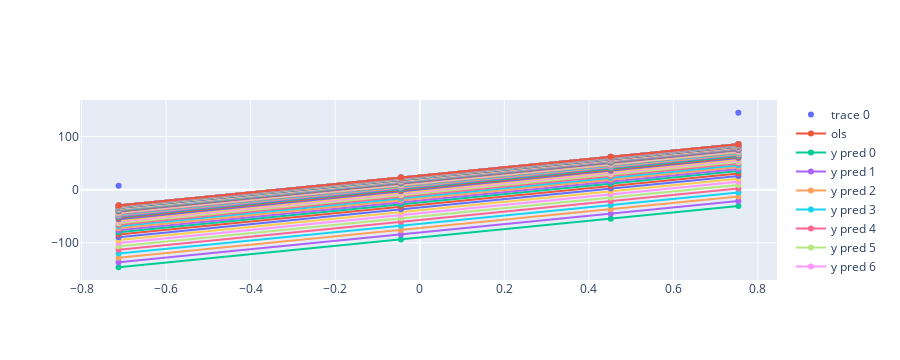

Notebook code cell kept with this figure:
### Code cell
m=78.35
lr = 0.01
b=-100
epochs = 100

fig = go.Figure()
fig.add_trace(go.Scatter(x=x.ravel(),y=y,mode = 'markers'))
fig.add_trace(go.Scatter(x=x.ravel(),y=reg.predict(x),mode = 'markers+lines',name = 'ols'))
for i in range(epochs):
    loss_slope = -2*np.sum(y - m*x.ravel()-b)
    b= b - (lr*loss_slope)
    y_pred = (m*x)+b
    fig.add_trace(go.Scatter(x=x.ravel(),y=y_pred.ravel(),mode = 'markers+lines',name =f'y pred {i}'))
fig.show()

### Figure 1 — Plotly figure (JSON) as saved in the notebook; plotly's stock layout.template omitted (floating-point values rounded to 4 significant figures)
{"data": [{"mode": "markers", "type": "scatter", "x": [-0.7124, 0.4518, -0.0445, 0.7538], "y": [7.218, 16.05, -27.84, 144.4]}, {"mode": "markers+lines", "name": "ols", "type": "scatter", "x": [-0.7124, 0.4518, -0.0445, 0.7538], "y": [-29.66, 61.56, 22.67, 85.22]}, {"mode": "markers+lines", "name": "y pred 0", "type": "scatter", "x": [-0.7124, 0.4518, -0.0445, 0.7538], "y": [-145.7, -54.51, -93.39, -30.85]}, {"mode": "markers+lines", "name": "y pred 1", "type": "scatter", "x": [-0.7124, 0.4518, -0.0445, 0.7538], "y": [-136.4, -45.22, -84.11, -21.56]}, {"mode": "markers+lines", "name": "y pred 2", "type": "scatter", "x": [-0.7124, 0.4518, -0.0445, 0.7538], "y": [-127.9, -36.68, -75.57, -13.02]}, {"mode": "markers+lines", "name": "y pred 3", "type": "scatter", "x": [-0.7124, 0.4518, -0.0445, 0.7538], "y": [-120.0, -28.82, -67.71, -5.163]}, {"mode": "markers+lines", "name": "y pred 4", "type": "scatter", "x": [-0.7124, 0.4518, -0.0445, 0.7538], "y": [-112.8, -21.59, -60.48, 2.068]}, {"mode": "markers+lines", "name": "y pred 5", "type": "scatter", "x": [-0.7124, 0.4518, -0.0445, 0.7538], "y": [-106.2, -14.94, -53.82, 8.72]}, {"mode": "markers+lines", "name": "y pred 6", "type": "scatter", "x": [-0.7124, 0.4518, -0.0445, 0.7538], "y": [-100.0, -8.819, -47.7, 14.84]}, {"mode": "markers+lines", "name": "y pred 7", "type": "scatter", "x": [-0.7124, 0.4518, -0.0445, 0.7538], "y": [-94.4, -3.188, -42.07, 20.47]}, {"mode": "markers+lines", "name": "y pred 8", "type": "scatter", "x": [-0.7124, 0.4518, -0.0445, 0.7538], "y": [-89.22, 1.991, -36.89, 25.65]}, {"mode": "markers+lines", "name": "y pred 9", "type": "scatter", "x": [-0.7124, 0.4518, -0.0445, 0.7538], "y": [-84.46, 6.757, -32.13, 30.41]}, {"mode": "markers+lines", "name": "y pred 10", "type": "scatter", "x": [-0.7124, 0.4518, -0.0445, 0.7538], "y": [-80.07, 11.14, -27.75, 34.8]}, {"mode": "markers+lines", "name": "y pred 11", "type": "scatter", "x": [-0.7124, 0.4518, -0.0445, 0.7538], "y": [-76.04, 15.17, -23.71, 38.83]}, {"mode": "markers+lines", "name": "y pred 12", "type": "scatter", "x": [-0.7124, 0.4518, -0.0445, 0.7538], "y": [-72.33, 18.89, -20.0, 42.54]}, {"mode": "markers+lines", "name": "y pred 13", "type": "scatter", "x": [-0.7124, 0.4518, -0.0445, 0.7538], "y": [-68.92, 22.3, -16.59, 45.96]}, {"mode": "markers+lines", "name": "y pred 14", "type": "scatter", "x": [-0.7124, 0.4518, -0.0445, 0.7538], "y": [-65.78, 25.44, -13.45, 49.1]}, {"mode": "markers+lines", "name": "y pred 15", "type": "scatter", "x": [-0.7124, 0.4518, -0.0445, 0.7538], "y": [-62.89, 28.33, -10.56, 51.99]}, {"mode": "markers+lines", "name": "y pred 16", "type": "scatter", "x": [-0.7124, 0.4518, -0.0445, 0.7538], "y": [-60.23, 30.99, -7.898, 54.65]}, {"mode": "markers+lines", "name": "y pred 17", "type": "scatter", "x": [-0.7124, 0.4518, -0.0445, 0.7538], "y": [-57.78, 33.43, -5.453, 57.09]}, {"mode": "markers+lines", "name": "y pred 18", "type": "scatter", "x": [-0.7124, 0.4518, -0.0445, 0.7538], "y": [-55.53, 35.68, -3.203, 59.34]}, {"mode": "markers+lines", "name": "y pred 19", "type": "scatter", "x": [-0.7124, 0.4518, -0.0445, 0.7538], "y": [-53.46, 37.75, -1.133, 61.41]}, {"mode": "markers+lines", "name": "y pred 20", "type": "scatter", "x": [-0.7124, 0.4518, -0.0445, 0.7538], "y": [-51.56, 39.66, 0.7718, 63.32]}, {"mode": "markers+lines", "name": "y pred 21", "type": "scatter", "x": [-0.7124, 0.4518, -0.0445, 0.7538], "y": [-49.81, 41.41, 2.524, 65.07]}, {"mode": "markers+lines", "name": "y pred 22", "type": "scatter", "x": [-0.7124, 0.4518, -0.0445, 0.7538], "y": [-48.19, 43.02, 4.136, 66.68]}, {"mode": "markers+lines", "name": "y pred 23", "type": "scatter", "x": [-0.7124, 0.4518, -0.0445, 0.7538], "y": [-46.71, 44.51, 5.619, 68.16]}, {"mode": "markers+lines", "name": "y pred 24", "type": "scatter", "x": [-0.7124, 0.4518, -0.0445, 0.7538], "y": [-45.35, 45.87, 6.983, 69.53]}, {"mode": "markers+lines", "name": "y pred 25", "type": "scatter", "x": [-0.7124, 0.4518, -0.0445, 0.7538], "y": [-44.09, 47.12, 8.238, 70.78]}, {"mode": "markers+lines", "name": "y pred 26", "type": "scatter", "x": [-0.7124, 0.4518, -0.0445, 0.7538], "y": [-42.94, 48.28, 9.393, 71.94]}, {"mode": "markers+lines", "name": "y pred 27", "type": "scatter", "x": [-0.7124, 0.4518, -0.0445, 0.7538], "y": [-41.87, 49.34, 10.46, 73.0]}, {"mode": "markers+lines", "name": "y pred 28", "type": "scatter", "x": [-0.7124, 0.4518, -0.0445, 0.7538], "y": [-40.9, 50.32, 11.43, 73.98]}, {"mode": "markers+lines", "name": "y pred 29", "type": "scatter", "x": [-0.7124, 0.4518, -0.0445, 0.7538], "y": [-40.0, 51.22, 12.33, 74.88]}, {"mode": "markers+lines", "name": "y pred 30", "type": "scatter", "x": [-0.7124, 0.4518, -0.0445, 0.7538], "y": [-39.17, 52.05, 13.16, 75.7]}, {"mode": "markers+lines", "name": "y pred 31", "type": "scatter", "x": [-0.7124, 0.4518, -0.0445, 0.7538], "y": [-38.41, 52.81, 13.92, 76.46]}, {"mode": "markers+lines", "name": "y pred 32", "type": "scatter", "x": [-0.7124, 0.4518, -0.0445, 0.7538], "y": [-37.71, 53.51, 14.62, 77.17]}, {"mode": "markers+lines", "name": "y pred 33", "type": "scatter", "x": [-0.7124, 0.4518, -0.0445, 0.7538], "y": [-37.06, 54.15, 15.26, 77.81]}, {"mode": "markers+lines", "name": "y pred 34", "type": "scatter", "x": [-0.7124, 0.4518, -0.0445, 0.7538], "y": [-36.47, 54.74, 15.86, 78.4]}, {"mode": "markers+lines", "name": "y pred 35", "type": "scatter", "x": [-0.7124, 0.4518, -0.0445, 0.7538], "y": [-35.93, 55.29, 16.4, 78.95]}, {"mode": "markers+lines", "name": "y pred 36", "type": "scatter", "x": [-0.7124, 0.4518, -0.0445, 0.7538], "y": [-35.42, 55.79, 16.9, 79.45]}, {"mode": "markers+lines", "name": "y pred 37", "type": "scatter", "x": [-0.7124, 0.4518, -0.0445, 0.7538], "y": [-34.96, 56.25, 17.37, 79.91]}, {"mode": "markers+lines", "name": "y pred 38", "type": "scatter", "x": [-0.7124, 0.4518, -0.0445, 0.7538], "y": [-34.54, 56.68, 17.79, 80.33]}, {"mode": "markers+lines", "name": "y pred 39", "type": "scatter", "x": [-0.7124, 0.4518, -0.0445, 0.7538], "y": [-34.15, 57.07, 18.18, 80.73]}, {"mode": "markers+lines", "name": "y pred 40", "type": "scatter", "x": [-0.7124, 0.4518, -0.0445, 0.7538], "y": [-33.79, 57.43, 18.54, 81.08]}, {"mode": "markers+lines", "name": "y pred 41", "type": "scatter", "x": [-0.7124, 0.4518, -0.0445, 0.7538], "y": [-33.46, 57.76, 18.87, 81.42]}, {"mode": "markers+lines", "name": "y pred 42", "type": "scatter", "x": [-0.7124, 0.4518, -0.0445, 0.7538], "y": [-33.15, 58.06, 19.18, 81.72]}, {"mode": "markers+lines", "name": "y pred 43", "type": "scatter", "x": [-0.7124, 0.4518, -0.0445, 0.7538], "y": [-32.87, 58.34, 19.45, 82.0]}, {"mode": "markers+lines", "name": "y pred 44", "type": "scatter", "x": [-0.7124, 0.4518, -0.0445, 0.7538], "y": [-32.62, 58.6, 19.71, 82.26]}, {"mode": "markers+lines", "name": "y pred 45", "type": "scatter", "x": [-0.7124, 0.4518, -0.0445, 0.7538], "y": [-32.38, 58.84, 19.95, 82.49]}, {"mode": "markers+lines", "name": "y pred 46", "type": "scatter", "x": [-0.7124, 0.4518, -0.0445, 0.7538], "y": [-32.16, 59.05, 20.17, 82.71]}, {"mode": "markers+lines", "name": "y pred 47", "type": "scatter", "x": [-0.7124, 0.4518, -0.0445, 0.7538], "y": [-31.96, 59.25, 20.37, 82.91]}, {"mode": "markers+lines", "name": "y pred 48", "type": "scatter", "x": [-0.7124, 0.4518, -0.0445, 0.7538], "y": [-31.78, 59.44, 20.55, 83.1]}, {"mode": "markers+lines", "name": "y pred 49", "type": "scatter", "x": [-0.7124, 0.4518, -0.0445, 0.7538], "y": [-31.61, 59.61, 20.72, 83.27]}, {"mode": "markers+lines", "name": "y pred 50", "type": "scatter", "x": [-0.7124, 0.4518, -0.0445, 0.7538], "y": [-31.45, 59.76, 20.88, 83.42]}, {"mode": "markers+lines", "name": "y pred 51", "type": "scatter", "x": [-0.7124, 0.4518, -0.0445, 0.7538], "y": [-31.31, 59.91, 21.02, 83.57]}, {"mode": "markers+lines", "name": "y pred 52", "type": "scatter", "x": [-0.7124, 0.4518, -0.0445, 0.7538], "y": [-31.18, 60.04, 21.15, 83.7]}, {"mode": "markers+lines", "name": "y pred 53", "type": "scatter", "x": [-0.7124, 0.4518, -0.0445, 0.7538], "y": [-31.05, 60.16, 21.28, 83.82]}, {"mode": "markers+lines", "name": "y pred 54", "type": "scatter", "x": [-0.7124, 0.4518, -0.0445, 0.7538], "y": [-30.94, 60.27, 21.39, 83.93]}, {"mode": "markers+lines", "name": "y pred 55", "type": "scatter", "x": [-0.7124, 0.4518, -0.0445, 0.7538], "y": [-30.84, 60.38, 21.49, 84.03]}, {"mode": "markers+lines", "name": "y pred 56", "type": "scatter", "x": [-0.7124, 0.4518, -0.0445, 0.7538], "y": [-30.74, 60.47, 21.58, 84.13]}, {"mode": "markers+lines", "name": "y pred 57", "type": "scatter", "x": [-0.7124, 0.4518, -0.0445, 0.7538], "y": [-30.66, 60.56, 21.67, 84.22]}, {"mode": "markers+lines", "name": "y pred 58", "type": "scatter", "x": [-0.7124, 0.4518, -0.0445, 0.7538], "y": [-30.58, 60.64, 21.75, 84.3]}, {"mode": "markers+lines", "name": "y pred 59", "type": "scatter", "x": [-0.7124, 0.4518, -0.0445, 0.7538], "y": [-30.5, 60.71, 21.83, 84.37]}, {"mode": "markers+lines", "name": "y pred 60", "type": "scatter", "x": [-0.7124, 0.4518, -0.0445, 0.7538], "y": [-30.44, 60.78, 21.89, 84.44]}, {"mode": "markers+lines", "name": "y pred 61", "type": "scatter", "x": [-0.7124, 0.4518, -0.0445, 0.7538], "y": [-30.37, 60.84, 21.96, 84.5]}, {"mode": "markers+lines", "name": "y pred 62", "type": "scatter", "x": [-0.7124, 0.4518, -0.0445, 0.7538], "y": [-30.32, 60.9, 22.01, 84.56]}, {"mode": "markers+lines", "name": "y pred 63", "type": "scatter", "x": [-0.7124, 0.4518, -0.0445, 0.7538], "y": [-30.26, 60.95, 22.07, 84.61]}, {"mode": "markers+lines", "name": "y pred 64", "type": "scatter", "x": [-0.7124, 0.4518, -0.0445, 0.7538], "y": [-30.21, 61.0, 22.11, 84.66]}, {"mode": "markers+lines", "name": "y pred 65", "type": "scatter", "x": [-0.7124, 0.4518, -0.0445, 0.7538], "y": [-30.17, 61.05, 22.16, 84.7]}, {"mode": "markers+lines", "name": "y pred 66", "type": "scatter", "x": [-0.7124, 0.4518, -0.0445, 0.7538], "y": [-30.13, 61.09, 22.2, 84.74]}, {"mode": "markers+lines", "name": "y pred 67", "type": "scatter", "x": [-0.7124, 0.4518, -0.0445, 0.7538], "y": [-30.09, 61.12, 22.24, 84.78]}, {"mode": "markers+lines", "name": "y pred 68", "type": "scatter", "x": [-0.7124, 0.4518, -0.0445, 0.7538], "y": [-30.06, 61.16, 22.27, 84.82]}, {"mode": "markers+lines", "name": "y pred 69", "type": "scatter", "x": [-0.7124, 0.4518, -0.0445, 0.7538], "y": [-30.02, 61.19, 22.3, 84.85]}, {"mode": "markers+lines", "name": "y pred 70", "type": "scatter", "x": [-0.7124, 0.4518, -0.0445, 0.7538], "y": [-29.99, 61.22, 22.33, 84.88]}, {"mode": "markers+lines", "name": "y pred 71", "type": "scatter", "x": [-0.7124, 0.4518, -0.0445, 0.7538], "y": [-29.97, 61.25, 22.36, 84.91]}, {"mode": "markers+lines", "name": "y pred 72", "type": "scatter", "x": [-0.7124, 0.4518, -0.0445, 0.7538], "y": [-29.94, 61.27, 22.39, 84.93]}, {"mode": "markers+lines", "name": "y pred 73", "type": "scatter", "x": [-0.7124, 0.4518, -0.0445, 0.7538], "y": [-29.92, 61.3, 22.41, 84.95]}, {"mode": "markers+lines", "name": "y pred 74", "type": "scatter", "x": [-0.7124, 0.4518, -0.0445, 0.7538], "y": [-29.9, 61.32, 22.43, 84.97]}, {"mode": "markers+lines", "name": "y pred 75", "type": "scatter", "x": [-0.7124, 0.4518, -0.0445, 0.7538], "y": [-29.88, 61.34, 22.45, 84.99]}, {"mode": "markers+lines", "name": "y pred 76", "type": "scatter", "x": [-0.7124, 0.4518, -0.0445, 0.7538], "y": [-29.86, 61.35, 22.47, 85.01]}, {"mode": "markers+lines", "name": "y pred 77", "type": "scatter", "x": [-0.7124, 0.4518, -0.0445, 0.7538], "y": [-29.85, 61.37, 22.48, 85.03]}, {"mode": "markers+lines", "name": "y pred 78", "type": "scatter", "x": [-0.7124, 0.4518, -0.0445, 0.7538], "y": [-29.83, 61.39, 22.5, 85.04]}, {"mode": "markers+lines", "name": "y pred 79", "type": "scatter", "x": [-0.7124, 0.4518, -0.0445, 0.7538], "y": [-29.82, 61.4, 22.51, 85.06]}, {"mode": "markers+lines", "name": "y pred 80", "type": "scatter", "x": [-0.7124, 0.4518, -0.0445, 0.7538], "y": [-29.8, 61.41, 22.53, 85.07]}, {"mode": "markers+lines", "name": "y pred 81", "type": "scatter", "x": [-0.7124, 0.4518, -0.0445, 0.7538], "y": [-29.79, 61.42, 22.54, 85.08]}, {"mode": "markers+lines", "name": "y pred 82", "type": "scatter", "x": [-0.7124, 0.4518, -0.0445, 0.7538], "y": [-29.78, 61.43, 22.55, 85.09]}, {"mode": "markers+lines", "name": "y pred 83", "type": "scatter", "x": [-0.7124, 0.4518, -0.0445, 0.7538], "y": [-29.77, 61.44, 22.56, 85.1]}, {"mode": "markers+lines", "name": "y pred 84", "type": "scatter", "x": [-0.7124, 0.4518, -0.0445, 0.7538], "y": [-29.76, 61.45, 22.57, 85.11]}, {"mode": "markers+lines", "name": "y pred 85", "type": "scatter", "x": [-0.7124, 0.4518, -0.0445, 0.7538], "y": [-29.75, 61.46, 22.58, 85.12]}, {"mode": "markers+lines", "name": "y pred 86", "type": "scatter", "x": [-0.7124, 0.4518, -0.0445, 0.7538], "y": [-29.75, 61.47, 22.58, 85.13]}, {"mode": "markers+lines", "name": "y pred 87", "type": "scatter", "x": [-0.7124, 0.4518, -0.0445, 0.7538], "y": [-29.74, 61.48, 22.59, 85.14]}, {"mode": "markers+lines", "name": "y pred 88", "type": "scatter", "x": [-0.7124, 0.4518, -0.0445, 0.7538], "y": [-29.73, 61.48, 22.6, 85.14]}, {"mode": "markers+lines", "name": "y pred 89", "type": "scatter", "x": [-0.7124, 0.4518, -0.0445, 0.7538], "y": [-29.73, 61.49, 22.6, 85.15]}, {"mode": "markers+lines", "name": "y pred 90", "type": "scatter", "x": [-0.7124, 0.4518, -0.0445, 0.7538], "y": [-29.72, 61.5, 22.61, 85.15]}, {"mode": "markers+lines", "name": "y pred 91", "type": "scatter", "x": [-0.7124, 0.4518, -0.0445, 0.7538], "y": [-29.71, 61.5, 22.61, 85.16]}, {"mode": "markers+lines", "name": "y pred 92", "type": "scatter", "x": [-0.7124, 0.4518, -0.0445, 0.7538], "y": [-29.71, 61.51, 22.62, 85.16]}, {"mode": "markers+lines", "name": "y pred 93", "type": "scatter", "x": [-0.7124, 0.4518, -0.0445, 0.7538], "y": [-29.71, 61.51, 22.62, 85.17]}, {"mode": "markers+lines", "name": "y pred 94", "type": "scatter", "x": [-0.7124, 0.4518, -0.0445, 0.7538], "y": [-29.7, 61.51, 22.63, 85.17]}, {"mode": "markers+lines", "name": "y pred 95", "type": "scatter", "x": [-0.7124, 0.4518, -0.0445, 0.7538], "y": [-29.7, 61.52, 22.63, 85.18]}, {"mode": "markers+lines", "name": "y pred 96", "type": "scatter", "x": [-0.7124, 0.4518, -0.0445, 0.7538], "y": [-29.69, 61.52, 22.63, 85.18]}, {"mode": "markers+lines", "name": "y pred 97", "type": "scatter", "x": [-0.7124, 0.4518, -0.0445, 0.7538], "y": [-29.69, 61.52, 22.64, 85.18]}, {"mode": "markers+lines", "name": "y pred 98", "type": "scatter", "x": [-0.7124, 0.4518, -0.0445, 0.7538], "y": [-29.69, 61.53, 22.64, 85.18]}, {"mode": "markers+lines", "name": "y pred 99", "type": "scatter", "x": [-0.7124, 0.4518, -0.0445, 0.7538], "y": [-29.69, 61.53, 22.64, 85.19]}], "layout": {"height": 360, "xaxis": {"autorange": true, "range": [-0.8125, 0.8538], "type": "linear"}, "yaxis": {"autorange": true, "range": [-169.7, 168.3], "type": "linear"}}}
